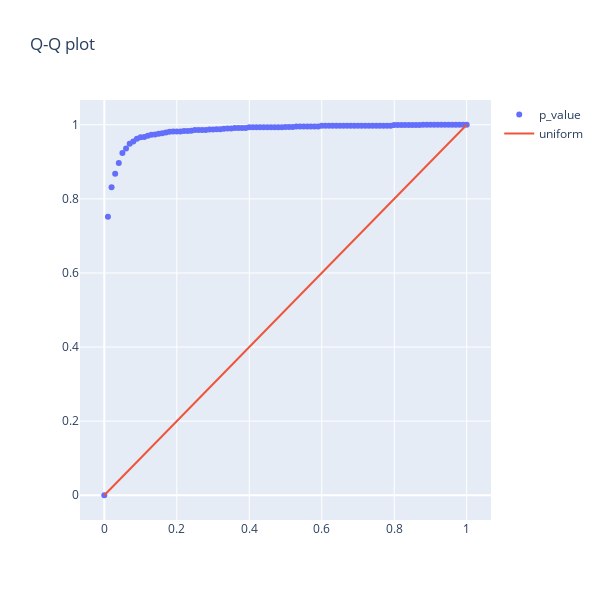

The notebook cell this image was saved under:
### Markdown cell above
Exponential distribution -- not ok result

### Code cell
effect = 0
p_vals = check_p_val(gen2, crit, scale_eff = 6/100,  loc = 0, scale = 1/10, size  = 100)
probs = []
x = [0.01 * i for i in range(101)]
for i in range(101):
    alpha_step = 0.01 * i
    probs.append(p_vals[p_vals < alpha_step].shape[0] / p_vals.shape[0])

fig = go.Figure([go.Scatter(x=x, y=probs, mode="markers", name = "p_value"),
                 go.Scatter(x=x,y=x, mode="lines",name="uniform")])
fig.update_layout(height=600, width=600, title="Q-Q plot")
